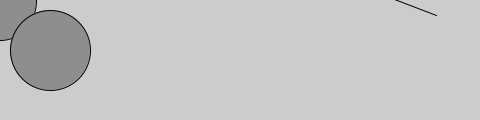
Frame 1 (no input)
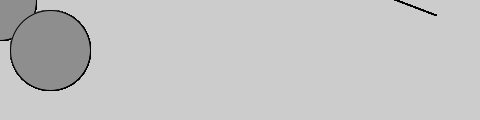
Frame 60 (the mouse pressed at the canvas centre just before this capture)
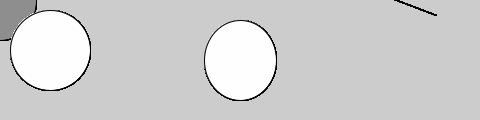
Frame 120 (the mouse held since frame 60 and released just before this capture)

The Processing sketch that drew these frames (run headless with seeded random() and noise(); from frame 60 on, the mouse is pressed at the canvas centre):

// Processing sketch: sketch_180531a
// ── sketch_180531a.pde
void setup() {
  size(480, 120);
}

void draw() {
  if (mousePressed) {
    fill(254);
  } else {
    fill(142);
  }
  ellipse(mouseX, mouseY, 72, 80);
ellipse(50,50,80,80);
line(436,15,72,-124);


};
